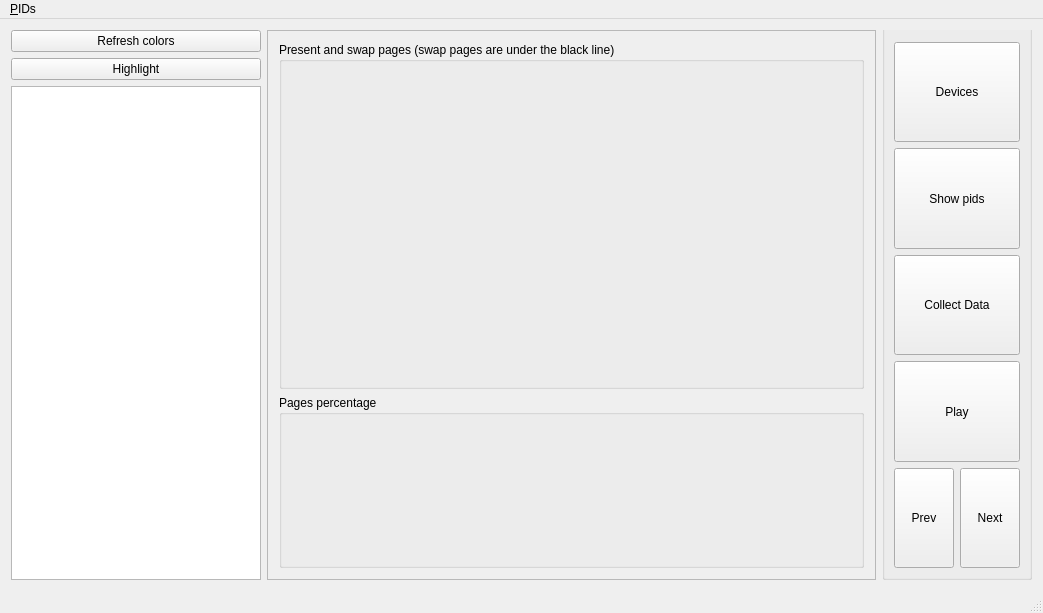
<?xml version="1.0" encoding="UTF-8"?>
<ui version="4.0">
 <class>MainWindow</class>
 <widget class="QMainWindow" name="MainWindow">
  <property name="geometry">
   <rect>
    <x>0</x>
    <y>0</y>
    <width>1043</width>
    <height>613</height>
   </rect>
  </property>
  <property name="windowTitle">
   <string>MainWindow</string>
  </property>
  <widget class="QWidget" name="centralWidget">
   <layout class="QGridLayout" name="gridLayout">
    <item row="0" column="0">
     <widget class="QPushButton" name="refreshColorsButton">
      <property name="text">
       <string>Refresh colors</string>
      </property>
     </widget>
    </item>
    <item row="1" column="0">
     <widget class="QPushButton" name="highlightButton">
      <property name="text">
       <string>Highlight</string>
      </property>
     </widget>
    </item>
    <item row="0" column="1" rowspan="5" colspan="2">
     <widget class="QFrame" name="frame">
      <property name="frameShape">
       <enum>QFrame::StyledPanel</enum>
      </property>
      <property name="frameShadow">
       <enum>QFrame::Raised</enum>
      </property>
      <layout class="QGridLayout" name="gridLayout_4">
       <item row="0" column="0" rowspan="2" colspan="2">
        <widget class="QGroupBox" name="presentGroupBox">
         <property name="title">
          <string>Present and swap pages (swap pages are under the black line)</string>
         </property>
         <layout class="QGridLayout" name="gridLayout_3">
          <item row="0" column="0">
           <widget class="QWidget" name="graphicsPresent" native="true">
            <property name="sizePolicy">
             <sizepolicy hsizetype="Preferred" vsizetype="Preferred">
              <horstretch>0</horstretch>
              <verstretch>0</verstretch>
             </sizepolicy>
            </property>
           </widget>
          </item>
         </layout>
        </widget>
       </item>
       <item row="2" column="0" colspan="2">
        <widget class="QGroupBox" name="groupBox_2">
         <property name="maximumSize">
          <size>
           <width>16777215</width>
           <height>250</height>
          </size>
         </property>
         <property name="title">
          <string>Pages percentage</string>
         </property>
         <layout class="QGridLayout" name="gridLayout_6">
          <item row="0" column="0">
           <widget class="QWidget" name="graphicsBar" native="true">
            <property name="sizePolicy">
             <sizepolicy hsizetype="Preferred" vsizetype="Fixed">
              <horstretch>0</horstretch>
              <verstretch>0</verstretch>
             </sizepolicy>
            </property>
            <property name="minimumSize">
             <size>
              <width>0</width>
              <height>80</height>
             </size>
            </property>
            <property name="maximumSize">
             <size>
              <width>16777215</width>
              <height>200</height>
             </size>
            </property>
           </widget>
          </item>
         </layout>
        </widget>
       </item>
      </layout>
     </widget>
    </item>
    <item row="0" column="3" rowspan="5">
     <widget class="QGroupBox" name="buttonsBox">
      <property name="maximumSize">
       <size>
        <width>150</width>
        <height>16777215</height>
       </size>
      </property>
      <property name="styleSheet">
       <string notr="true">QGroupBox{padding-top:15px; margin-top:-15px}</string>
      </property>
      <property name="title">
       <string/>
      </property>
      <layout class="QGridLayout" name="gridLayout_2">
       <item row="1" column="0" colspan="2">
        <widget class="QPushButton" name="pidsButton">
         <property name="sizePolicy">
          <sizepolicy hsizetype="Minimum" vsizetype="Preferred">
           <horstretch>0</horstretch>
           <verstretch>0</verstretch>
          </sizepolicy>
         </property>
         <property name="text">
          <string>Show pids</string>
         </property>
        </widget>
       </item>
       <item row="2" column="0" colspan="2">
        <widget class="QPushButton" name="dataButton">
         <property name="sizePolicy">
          <sizepolicy hsizetype="Minimum" vsizetype="Preferred">
           <horstretch>0</horstretch>
           <verstretch>0</verstretch>
          </sizepolicy>
         </property>
         <property name="text">
          <string>Collect Data</string>
         </property>
        </widget>
       </item>
       <item row="3" column="0" colspan="2">
        <widget class="QPushButton" name="playButton">
         <property name="sizePolicy">
          <sizepolicy hsizetype="Minimum" vsizetype="Preferred">
           <horstretch>0</horstretch>
           <verstretch>0</verstretch>
          </sizepolicy>
         </property>
         <property name="text">
          <string>Play</string>
         </property>
        </widget>
       </item>
       <item row="4" column="0">
        <widget class="QPushButton" name="prevButton">
         <property name="sizePolicy">
          <sizepolicy hsizetype="Minimum" vsizetype="Preferred">
           <horstretch>0</horstretch>
           <verstretch>0</verstretch>
          </sizepolicy>
         </property>
         <property name="text">
          <string>Prev</string>
         </property>
        </widget>
       </item>
       <item row="4" column="1">
        <widget class="QPushButton" name="nextButton">
         <property name="sizePolicy">
          <sizepolicy hsizetype="Minimum" vsizetype="Preferred">
           <horstretch>0</horstretch>
           <verstretch>0</verstretch>
          </sizepolicy>
         </property>
         <property name="text">
          <string>Next</string>
         </property>
        </widget>
       </item>
       <item row="0" column="0" colspan="2">
        <widget class="QPushButton" name="devicesButton">
         <property name="sizePolicy">
          <sizepolicy hsizetype="Minimum" vsizetype="Preferred">
           <horstretch>0</horstretch>
           <verstretch>0</verstretch>
          </sizepolicy>
         </property>
         <property name="text">
          <string>Devices</string>
         </property>
        </widget>
       </item>
      </layout>
     </widget>
    </item>
    <item row="2" column="0" rowspan="3">
     <widget class="QTableWidget" name="tableWidget">
      <property name="maximumSize">
       <size>
        <width>250</width>
        <height>16777215</height>
       </size>
      </property>
     </widget>
    </item>
   </layout>
  </widget>
  <widget class="QMenuBar" name="menuBar">
   <property name="geometry">
    <rect>
     <x>0</x>
     <y>0</y>
     <width>1043</width>
     <height>22</height>
    </rect>
   </property>
   <widget class="QMenu" name="menuPIDs">
    <property name="title">
     <string>&amp;PIDs</string>
    </property>
    <addaction name="actionShow_CGroup_tree"/>
   </widget>
   <addaction name="menuPIDs"/>
  </widget>
  <widget class="QStatusBar" name="statusBar"/>
  <action name="actionShow_CGroup_tree">
   <property name="text">
    <string>&amp;Show CGroup tree</string>
   </property>
  </action>
 </widget>
 <layoutdefault spacing="6" margin="11"/>
 <resources/>
 <connections/>
</ui>
